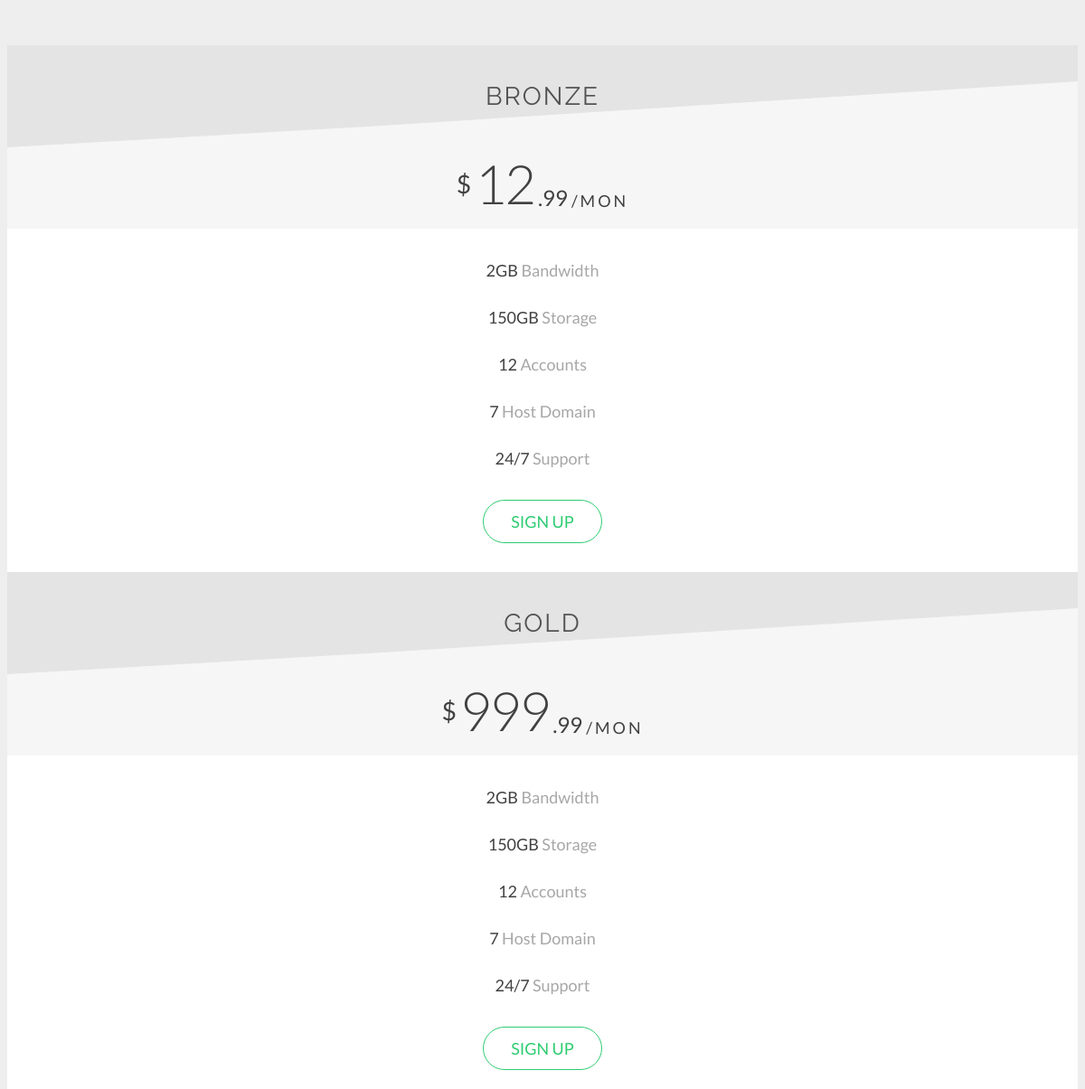
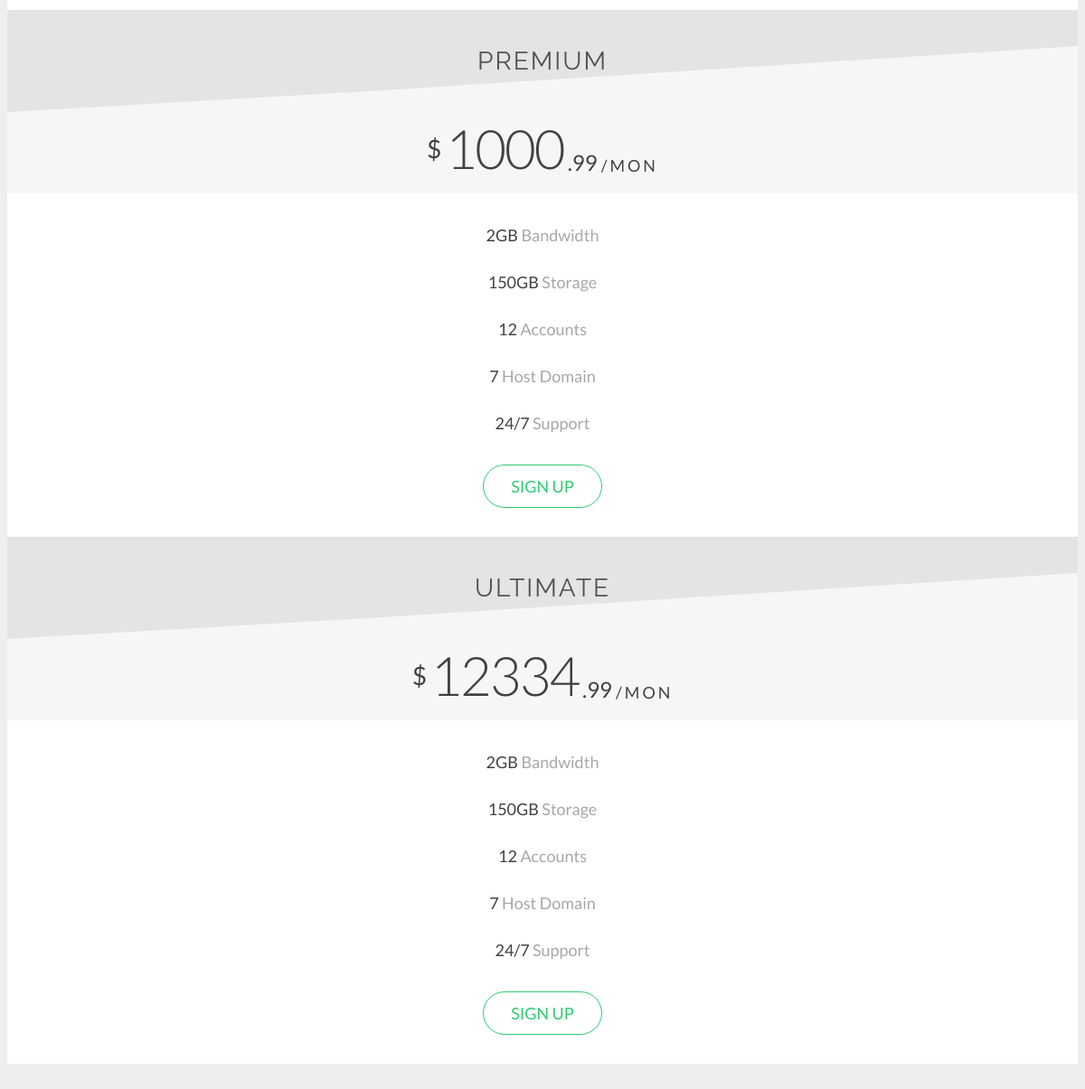
The page /pricing/ on the database its author committed (2 pictures, top to bottom).
### product/models.py (models this page shows, shortened)
class PricingPlan(models.Model):
    type = models.CharField(max_length=15)
    price = models.IntegerField()
    time = models.CharField(max_length=15)
    COLORS = (
        ('green', 'Green'),
        ('red', 'Red'),
        ('yel', 'Yellow'),
        ('blue', 'Blue'),
        ('white', 'White')
    )
    color = models.CharField(max_length=10, choices=COLORS, default='white')

### product/views.py (the view)
# urls.py: path('pricing/', views.pricing, name='pricing'),
def pricing(request):
    title = currentFuncName()
    prices = PricingPlan.objects.all().order_by('price')
    context = {'title': title,
               'pricingplan': prices
               }
    return render(request, 'pricing.html', context)

### product/views.py (called while the page is built)
def currentFuncName(n=0):
    return sys._getframe(n + 1).f_code.co_name.title()

### templates/pricing.html (shortened to what this page needs)
{% load staticfiles %}
<div id="generic_price_table">
    <div class="row">
        {% for price in pricingplan %}
            <div class="col-md-3">
                <div class="generic_content clearfix">
                    <div class="generic_head_price clearfix">
                        <div class="generic_head_content clearfix">
                            <div class="head_bg"></div>
                            <div class="head">
                                <span>{{ price.type }}</span>
                            </div>
                        </div>
                        <div class="generic_price_tag clearfix">
                                <span class="price">
                                    <span class="sign">$</span>
                                    <span class="currency">{{ price.price }}</span>
                                    <span class="cent">.99</span>
                                    <span class="month">/MON</span>
                                </span>
                        </div>
                    </div>
                    <div class="generic_feature_list">
                        <ul>
                            <li><span>2GB</span> Bandwidth</li>
                            <li><span>150GB</span> Storage</li>
                            <li><span>12</span> Accounts</li>
                            <li><span>7</span> Host Domain</li>
                            <li><span>24/7</span> Support</li>
                        </ul>
                    </div>
                    <div class="generic_price_btn clearfix">
                        <a class="" href="">Sign up</a>
                    </div>
                </div>
            </div>
        {% endfor %}
    </div>
</div>

### rows shown on the page
PricingPlan: type "BRONZE", price "12"
PricingPlan: type "GOLD", price "999"
PricingPlan: type "PREMIUM", price "1000"
PricingPlan: type "ULTIMATE", price "12334"
